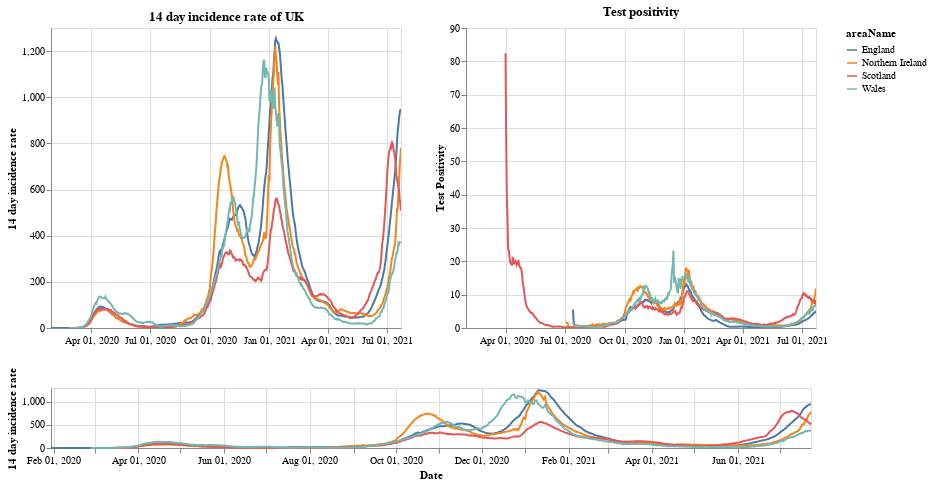

This figure's notebook cell:
### Markdown cell above
# Plots

First a plot with each country in the UK. The top right shows the positivity rate for (which is the percentage of registered tests which were positive) while the top left is the 14 day incidence rate. The bottom chart can be used to select the timeframe (does not work on a mobile device).

### Code cell
#collapse
brush = alt.selection(type='interval', name='DateBrush',encodings=['x'],fields=['Time'])
leg_selection = alt.selection_multi(fields=['areaName'], bind='legend')

base = alt.Chart(uk_cases).mark_line().encode(
    x=alt.X("yearmonthdate(date):T", axis=alt.Axis(title='Date')),
    y=alt.Y("twoWeeklyCasesRate:Q", axis=alt.Axis(title='14 day incidence rate')),
    tooltip=['areaName', 'date','twoWeeklyCasesRate', 'testPositivity'],
    color='areaName',
    opacity=alt.condition(leg_selection, alt.value(2), alt.value(0.1))
).add_selection(leg_selection).properties(width=350)

upper = base.encode(alt.X('yearmonthdate(date):T', axis=alt.Axis(title=''),
                         scale=alt.Scale(domain=brush))
                   ).properties(title=f'14 day incidence rate of UK')
upper_right = upper.encode(alt.Y('testPositivity:Q', axis=alt.Axis(title='Test Positivity'))).properties(title='Test positivity')
lower = base.properties(height=60, width = 760).add_selection(brush)

(upper | upper_right) & lower

### Figure 1 — Vega-Lite specification as saved in the notebook (floating-point values rounded to 4 significant figures; data arrays with more than 128 entries replaced by an {"elided": "..."} marker saying what was removed)
{"config": {"view": {"continuousWidth": 400, "continuousHeight": 300}}, "vconcat": [{"hconcat": [{"mark": "line", "encoding": {"color": {"type": "nominal", "field": "areaName"}, "opacity": {"condition": {"value": 2, "selection": "selector001"}, "value": 0.1}, "tooltip": [{"type": "nominal", "field": "areaName"}, {"type": "temporal", "field": "date"}, {"type": "quantitative", "field": "twoWeeklyCasesRate"}, {"type": "quantitative", "field": "testPositivity"}], "x": {"type": "temporal", "axis": {"title": ""}, "field": "date", "scale": {"domain": {"selection": "DateBrush"}}, "timeUnit": "yearmonthdate"}, "y": {"type": "quantitative", "axis": {"title": "14 day incidence rate"}, "field": "twoWeeklyCasesRate"}}, "selection": {"selector001": {"type": "multi", "fields": ["areaName"], "bind": "legend"}}, "title": "14 day incidence rate of UK", "width": 350}, {"mark": "line", "encoding": {"color": {"type": "nominal", "field": "areaName"}, "opacity": {"condition": {"value": 2, "selection": "selector001"}, "value": 0.1}, "tooltip": [{"type": "nominal", "field": "areaName"}, {"type": "temporal", "field": "date"}, {"type": "quantitative", "field": "twoWeeklyCasesRate"}, {"type": "quantitative", "field": "testPositivity"}], "x": {"type": "temporal", "axis": {"title": ""}, "field": "date", "scale": {"domain": {"selection": "DateBrush"}}, "timeUnit": "yearmonthdate"}, "y": {"type": "quantitative", "axis": {"title": "Test Positivity"}, "field": "testPositivity"}}, "selection": {"selector001": {"type": "multi", "fields": ["areaName"], "bind": "legend"}}, "title": "Test positivity", "width": 350}]}, {"mark": "line", "encoding": {"color": {"type": "nominal", "field": "areaName"}, "opacity": {"condition": {"value": 2, "selection": "selector001"}, "value": 0.1}, "tooltip": [{"type": "nominal", "field": "areaName"}, {"type": "temporal", "field": "date"}, {"type": "quantitative", "field": "twoWeeklyCasesRate"}, {"type": "quantitative", "field": "testPositivity"}], "x": {"type": "temporal", "axis": {"title": "Date"}, "field": "date", "timeUnit": "yearmonthdate"}, "y": {"type": "quantitative", "axis": {"title": "14 day incidence rate"}, "field": "twoWeeklyCasesRate"}}, "height": 60, "selection": {"selector001": {"type": "multi", "fields": ["areaName"], "bind": "legend"}, "DateBrush": {"type": "interval", "encodings": ["x"], "fields": ["Time"]}}, "width": 760}], "data": {"name": "data-8766d9d32e400daced49d223d27c5664"}, "$schema": "https://vega.github.io/schema/vega-lite/v4.8.1.json", "datasets": {"data-8766d9d32e400daced49d223d27c5664": {"elided": "2072 records"}}}
